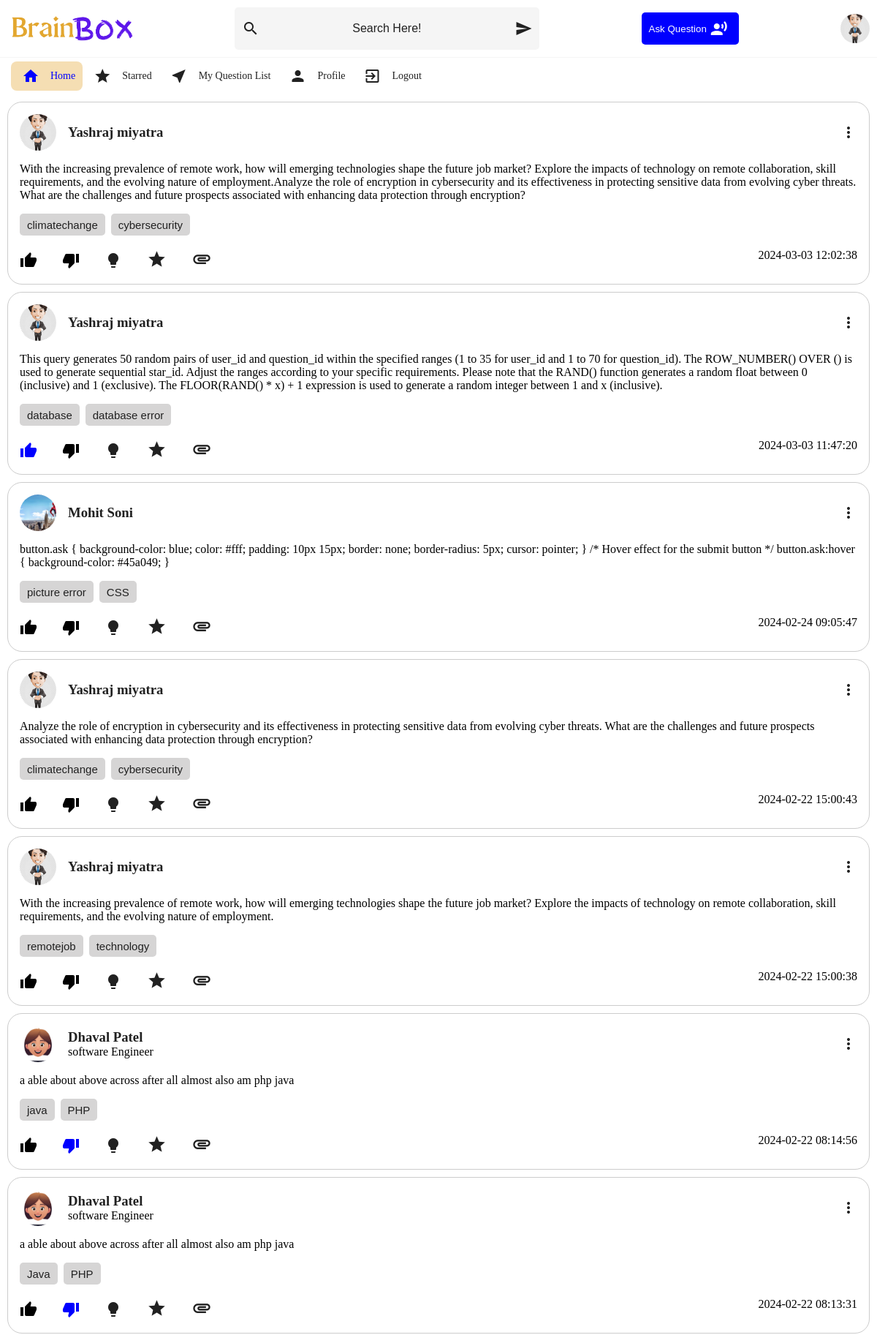
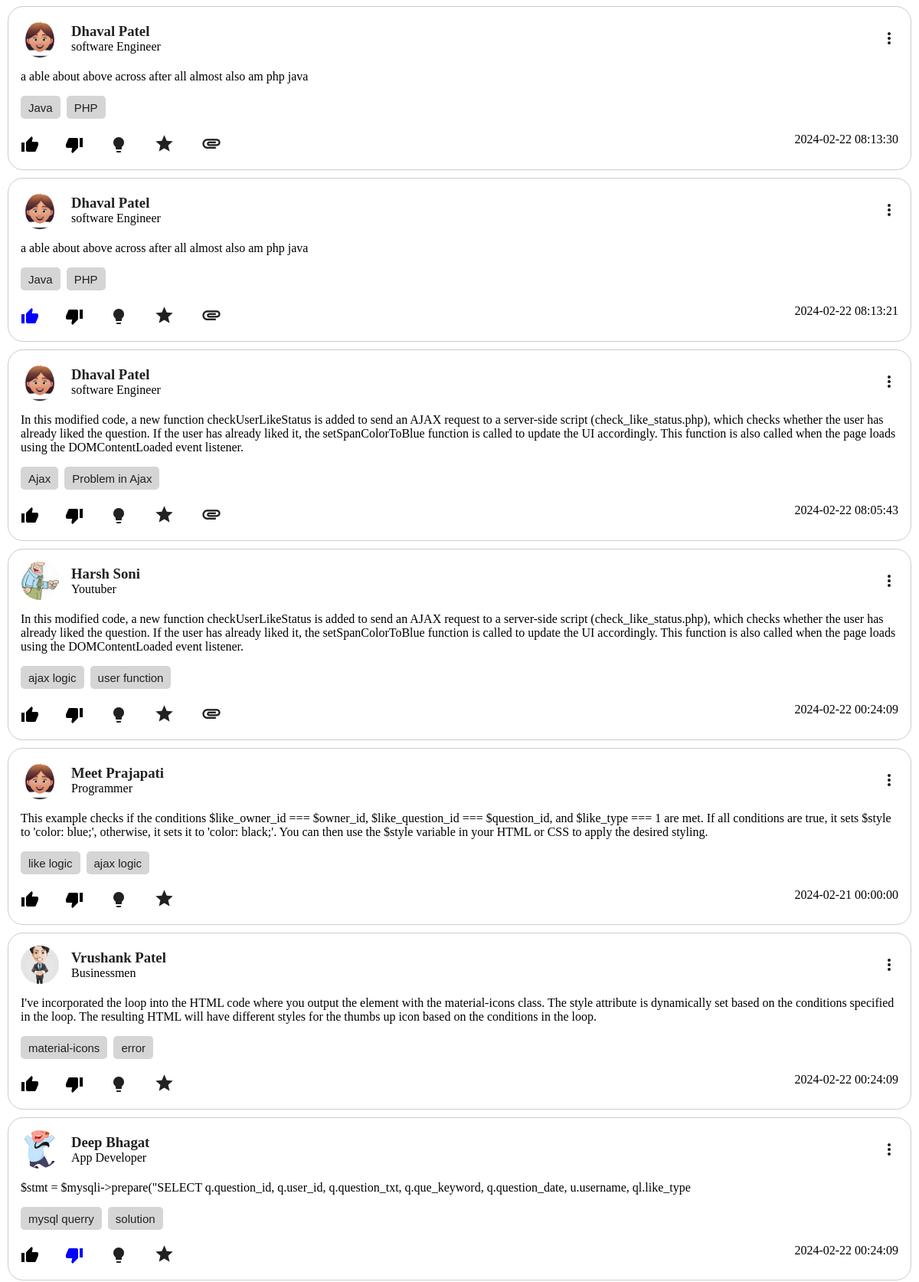
The page /Homesite/index.php (signed in, upper part) on the database its author committed (2 pictures, top to bottom).
### tables this page shows
CREATE TABLE `user` (
  `user_id` int(11) NOT NULL,
  `username` varchar(255) NOT NULL,
  `email` varchar(255) NOT NULL,
  `password` varchar(255) NOT NULL,
  `about_you` text DEFAULT NULL,
  `interest` varchar(255) DEFAULT NULL,
  `pic` varchar(255) DEFAULT NULL,
  `registration_date` date DEFAULT NULL
);

CREATE TABLE `question` (
  `question_id` int(11) NOT NULL,
  `user_id` int(11) DEFAULT NULL,
  `question_txt` text NOT NULL,
  `que_keyword` varchar(255) DEFAULT NULL,
  `que_snapshot_img` varchar(255) DEFAULT NULL,
  `question_date` datetime NOT NULL DEFAULT current_timestamp(),
  `click_count` int(11) DEFAULT 0,
  `like_count` int(11) DEFAULT 0,
  `dislike_count` int(11) DEFAULT 0
);

CREATE TABLE `question_likes` (
  `like_id` int(11) NOT NULL,
  `user_id` int(11) DEFAULT NULL,
  `question_id` int(11) DEFAULT NULL,
  `like_type` tinyint(1) DEFAULT NULL,
  `like_date` timestamp NOT NULL DEFAULT current_timestamp()
);

### Homesite/index.php (the view, shortened to what this page needs)
<?php
include("connection files/conn.php");
?>
<html lang="en">
<head>
  <link rel="stylesheet" href="style/styles.css" />
<link rel="stylesheet" href="style/toggel.css">
<link rel="stylesheet" href="style/keyword.css">
<link rel="stylesheet" href="style/editor.css">
</head>
<body>
  <div class="header">
    <div class="header__left">
      <img src="company.png" alt="" />
    </div>
    <form style="flex:0.5" action="ServerSend/searchAlgo.php" method="post">
    <div class="header__middle">
      <span class="material-icons"> search </span>
      <input  class ="search" type="text" placeholder=" Search Here!"  name="search" id="search"  />
      <button class="material-icons" value="Search"> send</button>
    </div>
    </form>
    <button class="post-button" id="openPopup">
    <span>Ask Question</span>
    <span class="material-icons">record_voice_over</span>
</button>
            <?php
          $sql = "SELECT pic FROM user WHERE user_id = $_SESSION[user_id]";
          $result = $mysqli->query($sql);
          if ($result->num_rows > 0) {
            $row = $result->fetch_assoc();
            $user_pic = $row['pic'];
          }
          ?>
         <img src='<?php echo $user_pic ; ?>' alt='Profile Picture' class='account-setting' >
    </div>
  <div class="main__body">
<div class="sidebar">
  <a href="index.php">
  <div class="sidebarOption sidebarOption__active">
    <span class="material-icons">home</span>
    <h3>Home</h3>
  </div>
</a>
  <a href="starred.php">
    <div class="sidebarOption">
      <span class="material-icons">star</span>
      <h3>Starred</h3>
    </div>
  </a>
  <a href="sent.php">
  <div class="sidebarOption">
    <span class="material-icons">near_me</span>
    <h3>My&nbsp;Question&nbsp;List  </h3>
  </div>
</a>
  <a href="profile.php">
  <div class="sidebarOption">
    <span class="material-icons">person</span>
    <h3>Profile</h3>
  </div>
  </a>
<a href="logout.php">
  <div class="sidebarOption">
    <span class="material-icons">exit_to_app
    </span>
    <h3>Logout</h3>
  </div>
  </a>
</div>
    <div class="QuestionList" >
   <?php
      if (isset($_SESSION['search_response'])) {
    $searchResponse = $_SESSION['search_response'];
    if ($searchResponse['status'] === 'success' && !empty($searchResponse['matched_question_ids'])) {
        $matchedQuestionIDs = $searchResponse['matched_question_ids'];
        $questionIDsString = implode(',', $matchedQuestionIDs);
        $stmt = $mysqli->prepare("SELECT q.question_id, q.user_id, q.question_txt, q.que_keyword, q.question_date, q.que_snapshot_img, u.username, u.about_you, u.pic
                                FROM question q
                                JOIN user u ON q.user_id = u.user_id
                                WHERE q.question_id IN ($questionIDsString)
                                ORDER BY q.question_id DESC");
        if ($stmt === false) {
            die('Error in prepare statement: ' . htmlspecialchars($mysqli->error));
        }
        unset($_SESSION['search_response']);
    }
} else {
    $stmt = $mysqli->prepare("SELECT q.question_id, q.user_id, q.question_txt, q.que_keyword, q.question_date, q.que_snapshot_img, u.username, u.about_you, u.pic
                            FROM question q
                            JOIN user u ON q.user_id = u.user_id
                            ORDER BY q.question_id DESC");
}
if (!$stmt->execute()) {
    die('Error executing statement: ' . htmlspecialchars($stmt->error));
}
$result = $stmt->get_result();
while ($row = $result->fetch_assoc()) {
    $question_id = $row['question_id'];
    $question_txt = $row['question_txt'];
    $question_date = $row['question_date'];
    $snapshot_img = $row['que_snapshot_img'];
    $username = $row['username'];
    $owner_id = $row['user_id'];
    $about_you = $row['about_you'];
    $pic = $row['pic'];
   $stmt1 = $mysqli->prepare("SELECT like_type, like_id FROM question_likes WHERE question_id = ? AND user_id = ?");
$stmt1->bind_param("ii", $question_id, $user_id);
$stmt1->execute();
$result1 = $stmt1->get_result();
   $like_type = null;
   $like_id = null;
   if ($result1->num_rows > 0) {
       $like_type_data = $result1->fetch_assoc();
       $like_type = $like_type_data['like_type'];
       $like_id = $like_type_data['like_id'];
   }
   ?>
   <div class="box">
    <div class="profile-container">
        <div class="profile-text">
            <img src="<?php echo $pic; ?>" alt="Profile Picture" class="profile-image">
            <div>
                <h3><a href="profile.php?user_id=<?php echo $owner_id; ?>" style="text-decoration: none; color:#212121;"><?php echo $username; ?></a>
</h3>
                <div>
                    <span><?php echo $about_you; ?></span>
                </div>
            </div>
        </div>
        <div class="menu-container">
            <span class="material-icons ellipsis-icon" onclick="toggleDropdown('DropdownContainer_<?php echo $question_id; ?>')">more_vert</span>
        </div>
    </div>
    <div class="body">
        <p><?php echo $question_txt; ?></p>
    </div>
    <div class="keyword">
        <?php
        $que_keyword = $row['que_keyword'];
        if ($que_keyword !== null && ($keywordsArray = json_decode($que_keyword, true)) !== null) {
            foreach ($keywordsArray as $keyword) {
                echo '<button>' . $keyword . '</button>&nbsp;&nbsp;';
            }
        }
        ?>
    </div><br>
    <div class="footer">
    <div>
    <a href="javascript:void(0);"  style="margin-right: 30px;" onclick="thumbUpIcon(
      <?php echo $question_id ; ?>,
      <?php echo $user_id ; ?>,
      <?php if($like_type==1 || $like_type == 0){ echo $like_id; } else{ echo null; } ; ?>
      )">
    <span class="material-icons" id="thumbup_<?php echo $question_id ?>"
    style="<?php
        if ($like_type === 1) {
          echo 'color: blue;';
        }
        else{
          echo 'color: black;';
        }
    ?>">thumb_up</span>
  </a>
            <a href="javascript:void(0);" style="margin-right: 30px;"  onclick="thumbDownIcon(
              <?php echo $question_id ; ?>,
              <?php echo $user_id ; ?>,
              <?php if($like_type == 1 || $like_type == 0){ echo $like_id; } else{ echo null; } ; ?>
              )">
            <span class="material-icons" id="thumbdown_<?php echo $question_id ?>"
    style="<?php
        if ($like_type === 0) {
          echo 'color: blue;';
        }
        else{
          echo 'color: black;';
        }
    ?>">thumb_down</span>
          </a>
<a style="margin-right: 30px;"  href="Answer.php?question_id=<?php echo $question_id; ?>" class="material-icons">lightbulb</a>
<a style="margin-right: 30px; "  href="javascript:void(0);" id="starIcon_<?php echo $question_id; ?>" onclick="toggleStarred(<?php echo $question_id; ?>)">
                    <span class="material-icons" style="font-size: 27px;">star</span>
                </a>
<?php
  if($snapshot_img !== null){
?>
<i class="material-icons" style="font-size: 28px; cursor: pointer;" onclick="showPopup('<?php echo $snapshot_img; ?>')">attachment</i>
<?php
  }
?>
</div>
        <span class="date" ><?php echo $question_date; ?></span>
</div>
</div>
   <?php
}
?>
</div>
</body>
</html>

### Homesite/style/styles.css (style rules this page uses)
* { margin: 0; padding: 0; box-sizing: border-box; }
body { overflow-x: hidden; font-family: 'Times New Roman', serif; }
.header { display: flex; align-items: center; justify-content: space-between; border-bottom: 1px solid whitesmoke; width: 100%; padding: 10px; box-sizing: border-box; }
.header__left img { object-fit: contain; height: 35px; margin-left: 5px; }
.header__left { display: flex; align-items: center; }
.material-icons { color: #212121; background-color: transparent; cursor: pointer; }
.header__middle { display: flex; flex: 0.5; align-items: center; background-color: whitesmoke; padding: 10px; border-radius: 5px; position: relative; }
.header__middle input { border: none; padding: 10px; outline: none; font-size: medium; background-color: transparent; margin-right: 5px; display: flex; align-items: center; flex-grow: 1; }
.header__middle input::placeholder { color: #212121; text-align: center; }
.header__middle button { border: none; background-color: transparent; color: #212121; }
.account-setting { height: 40px; width: 40px; object-fit: cover; border-radius: 50px; }
.sidebar { display: flex; flex-direction: row; margin: 5px; max-width: 300px; padding-right: 20px; padding: 0 10px; }
.sidebarOption { display: flex; align-items: center; height: 40px; padding: 0 10px; cursor: pointer; color: #212121; font-family: 'Times New Roman', serif; font-weight: 200; font-size: large; }
.sidebarOption .material-icons { padding: 5px; }
.sidebar a { text-decoration: none; color: #212121; }
.sidebarOption h3 { margin-left: 10px; font-size: 14px; font-weight: 400; }
.sidebarOption:hover, .sidebarOption__active, .sidebarOption__active h3, .sidebarOption__active .material-icons, .sidebarOption:hover .material-icons { background-color: wheat; color: blue; border-radius: 8px; }
.main__body { display: flex; flex-direction: column; align-items: stretch; width: 100%; overflow-x: hidden; }
.QuestionList { flex: 1; margin-bottom: 50px; overflow-x: auto; overflow-y: auto; padding: 0 10px; }
.box { margin-top: 10px; border: 1px solid #ccc; padding: 16px; border-radius: 20px; }
.profile-container { display: flex; align-items: center; justify-content: space-between; margin-bottom: 16px; }
.profile-image { height: 50px; width: 50px; object-fit: cover; border-radius: 50%; margin-right: 16px; }
.profile-text { flex-grow: 1; display: flex; align-items: center; }
.body p { margin-bottom: 16px; }
.footer { display: flex; justify-content: space-between; width: 100%; }
.footer a { color: #212121; text-decoration: none; }
.keyword button { color: #212121; background-color: rgb(214, 213, 213); border-radius: 5px; height: 30px; font-size: 15px; border: none; padding-inline: 10px; }
.post-button { display: flex; align-items: center; background-color:blue; color: #fff; padding: 10px; border: none; border-radius: 5px; cursor: pointer; }
.post-button span { margin-right: 5px; }
.post-button .material-icons { color: #fff; }

### Homesite/style/toggel.css (style rules this page uses)
.menu-container { position: relative; display: inline-block; }
.ellipsis-icon { cursor: pointer; }

### rows shown on the page
user: pic (picture)
question: user.pic (picture), user.username "Yashraj miyatra", question_txt "With the increasing prevalence of remote work, how will emerging technologies shape the future job market? Explore the impacts of technology on remote collaboration, skill requirements, and the evolving nature of employment.Analyze the role of encryption in cybersecurity and its effectiveness in protecting sensitive data from evolving cyber threats. What are the challenges and future prospects associated with enhancing data protection through encryption?", que_keyword "climatechange", que_keyword "cybersecurity", question_date "2024-03-03 12:02:38"
question: user.pic (picture), user.username "Yashraj miyatra", question_txt "This query generates 50 random pairs of user_id and question_id within the specified ranges (1 to 35 for user_id and 1 to 70 for question_id). The ROW_NUMBER() OVER () is used to generate sequential star_id. Adjust the ranges according to your specific requirements. Please note that the RAND() function generates a random float between 0 (inclusive) and 1 (exclusive). The FLOOR(RAND() * x) + 1 expression is used to generate a random integer between 1 and x (inclusive).", que_keyword "database", que_keyword "database error", question_date "2024-03-03 11:47:20"
question: user.pic (picture), user.username "Mohit Soni", question_txt "button.ask { background-color: blue; color: #fff; padding: 10px 15px; border: none; border-radius: 5px; cursor: pointer; } /* Hover effect for the submit button */ button.ask:hover { background-color: #45a049; }", que_keyword "picture error", que_keyword "CSS", question_date "2024-02-24 09:05:47"
question: user.pic (picture), user.username "Yashraj miyatra", question_txt "Analyze the role of encryption in cybersecurity and its effectiveness in protecting sensitive data from evolving cyber threats. What are the challenges and future prospects associated with enhancing data protection through encryption?", que_keyword "climatechange", que_keyword "cybersecurity", question_date "2024-02-22 15:00:43"
question: user.pic (picture), user.username "Yashraj miyatra", question_txt "With the increasing prevalence of remote work, how will emerging technologies shape the future job market? Explore the impacts of technology on remote collaboration, skill requirements, and the evolving nature of employment.", que_keyword "remotejob", que_keyword "technology", question_date "2024-02-22 15:00:38"
question: user.pic (picture), user.username "Dhaval Patel", user.about_you "software Engineer", question_txt "a able about above across after all almost also am php java", que_keyword "java", que_keyword "PHP", question_date "2024-02-22 08:14:56"
question: user.pic (picture), user.username "Dhaval Patel", user.about_you "software Engineer", question_txt "a able about above across after all almost also am php java", que_keyword "Java", que_keyword "PHP", question_date "2024-02-22 08:13:31"
question: user.pic (picture), user.username "Dhaval Patel", user.about_you "software Engineer", question_txt "a able about above across after all almost also am php java", que_keyword "Java", que_keyword "PHP", question_date "2024-02-22 08:13:30"
question: user.pic (picture), user.username "Dhaval Patel", user.about_you "software Engineer", question_txt "a able about above across after all almost also am php java", que_keyword "Java", que_keyword "PHP", question_date "2024-02-22 08:13:21"
question: user.pic (picture), user.username "Dhaval Patel", user.about_you "software Engineer", question_txt "In this modified code, a new function checkUserLikeStatus is added to send an AJAX request to a server-side script (check_like_status.php), which checks whether the user has already liked the question. If the user has already liked it, the setSpanColorToBlue function is called to update the UI accordingly. This function is also called when the page loads using the DOMContentLoaded event listener.", que_keyword "Ajax", que_keyword "Problem in Ajax", question_date "2024-02-22 08:05:43"
question: user.pic (picture), user.username "Harsh Soni", user.about_you "Youtuber", question_txt "In this modified code, a new function checkUserLikeStatus is added to send an AJAX request to a server-side script (check_like_status.php), which checks whether the user has already liked the question. If the user has already liked it, the setSpanColorToBlue function is called to update the UI accordingly. This function is also called when the page loads using the DOMContentLoaded event listener.", que_keyword "ajax logic", que_keyword "user function", question_date "2024-02-22 00:24:09"
question: user.pic (picture), user.username "Meet Prajapati", user.about_you "Programmer", question_txt "This example checks if the conditions $like_owner_id === $owner_id, $like_question_id === $question_id, and $like_type === 1 are met. If all conditions are true, it sets $style to 'color: blue;', otherwise, it sets it to 'color: black;'. You can then use the $style variable in your HTML or CSS to apply the desired styling.", que_keyword "like logic", que_keyword "ajax logic", question_date "2024-02-21 00:00:00"
question: user.pic (picture), user.username "Vrushank Patel", user.about_you "Businessmen", question_txt "I've incorporated the loop into the HTML code where you output the element with the material-icons class. The style attribute is dynamically set based on the conditions specified in the loop. The resulting HTML will have different styles for the thumbs up icon based on the conditions in the loop.", que_keyword "material-icons", que_keyword "error", question_date "2024-02-22 00:24:09"
question: user.pic (picture), user.username "Deep Bhagat", user.about_you "App Developer", question_txt "$stmt = $mysqli->prepare(\"SELECT q.question_id, q.user_id, q.question_txt, q.que_keyword, q.question_date, u.username, ql.like_type", que_keyword "mysql querry", que_keyword "solution", question_date "2024-02-22 00:24:09"
